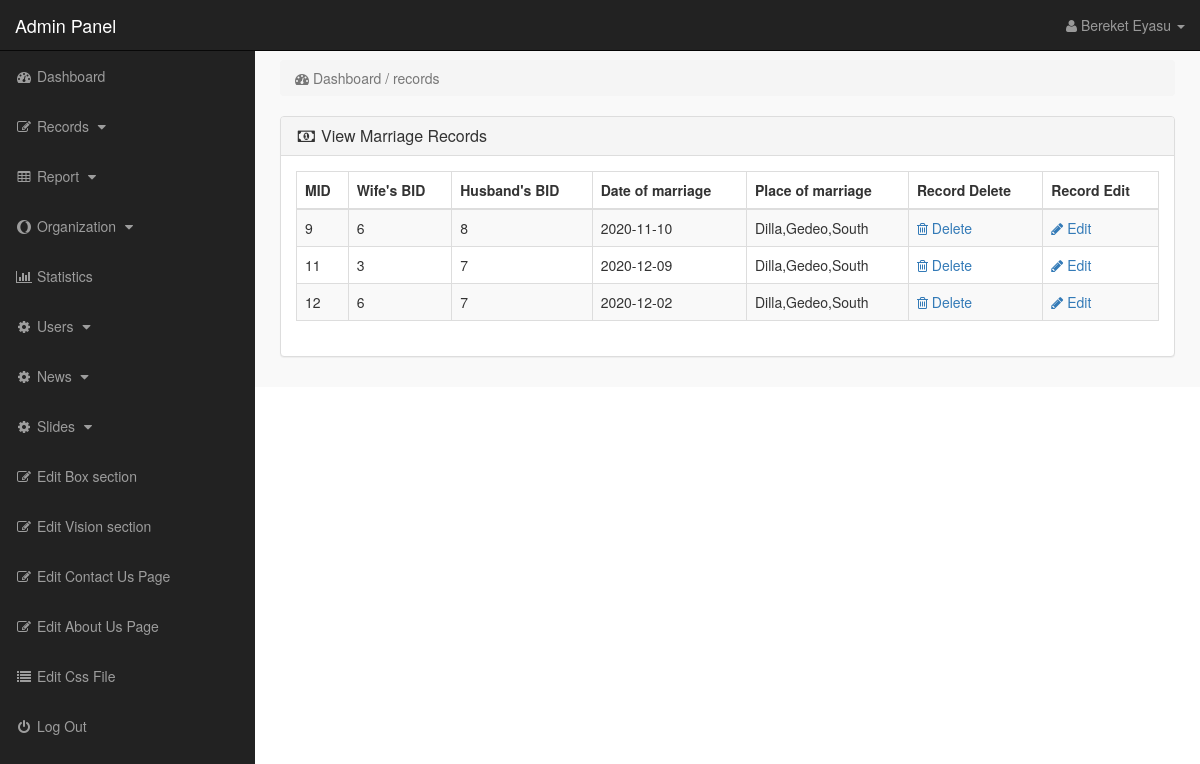
The page /admin_area/index.php?view_marriage_records&lang=eng (signed in) on the database its author committed.
### tables this page shows
CREATE TABLE `marriage_records` (
  `mid` int(10) NOT NULL,
  `w_bid` int(10) NOT NULL,
  `h_bid` int(10) NOT NULL,
  `dom` date NOT NULL,
  `mr_region` varchar(255) NOT NULL,
  `mr_zone` varchar(255) NOT NULL,
  `mr_city` varchar(255) NOT NULL,
  `mr_subcity` varchar(255) NOT NULL,
  `mr_woreda` varchar(255) NOT NULL,
  `mr_kebele` varchar(255) NOT NULL,
  `d_o_mr` date NOT NULL,
  `doc` date NOT NULL,
  `registrar_full_name` varchar(255) NOT NULL,
  `registrar_id` int(10) NOT NULL,
  `h_image` text NOT NULL,
  `w_image` text NOT NULL,
  `divorced` varchar(3) NOT NULL
);

### admin_area/view_marriage_records.php (the view, shortened to what this page needs)
<?php
if(!isset($_SESSION['admin_email'])){
echo "<script>window.open('login.php','_self')</script>";
}
else {
?>
<div class="row">
<div class="col-lg-12" >
<ol class="breadcrumb" >
<li class="active" >
<i class="fa fa-dashboard"></i> Dashboard /  records
</li>
</ol>
</div>
</div>
<div class="row" >
<div class="col-lg-12" >
<div class="panel panel-default" >
<div class="panel-heading" >
<h3 class="panel-title" >
<i class="fa fa-money fa-fw" ></i> View Marriage Records
</h3>
</div>
<div class="panel-body" >
<div class="table-responsive" >
<table class="table table-bordered table-hover table-striped" >
<thead>
<tr>
<th>MID</th>
<th>Wife's BID</th>
<th>Husband's BID</th>
<th>Date of marriage</th>
<th>Place of marriage</th>
<th>Record Delete</th>
<th>Record Edit</th>
</tr>
</thead>
<tbody>
<?php
$get_record = "select * from marriage_records ";
$run_record = mysqli_query($con,$get_record);
while($row_record=mysqli_fetch_array($run_record)){
    $mid = $row_record['mid'];
    $h_bid=$row_record['h_bid'];
    $w_bid=$row_record['w_bid'];
    $pom=$row_record['mr_woreda'].','. $row_record['mr_zone'] .','. $row_record['mr_region'] ;
    $dom=$row_record['dom'];
?>
<tr>
<td><?php echo $mid; ?></td>
<td> <?php echo $w_bid; ?></td>
<td><?php echo $h_bid; ?></td>
<td>
<?php
echo $dom;
?>
</td>
<td> <?php echo $pom; ?> </td>
<td>
<a href="index.php?delete_marriage_record=<?php echo $mid; ?>">
<i class="fa fa-trash-o"> </i> Delete
</a>
</td>
<td>
<a href="index.php?edit_marriage_record=<?php echo $mid; ?>">
<i class="fa fa-pencil"> </i> Edit
</a>
</td>
</tr>
<?php } ?>
</tbody>
</table>
</div>
</div>
</div>
</div>
</div>
<?php } ?>

### admin_area/includes/sidebar.php (shortened to what this page needs)
<?php
if(!isset($_SESSION['admin_email'])){
echo "<script>window.open('login.php','_self')</script>";
}
else {
?>
<nav class="navbar navbar-inverse navbar-fixed-top" >
<div class="navbar-header" >
<a class="navbar-brand" href="index.php?dashboard" >Admin Panel</a>
</div>
<ul class="nav navbar-right top-nav" >
<li class="dropdown" >
<a href="#" class="dropdown-toggle" data-toggle="dropdown" >
<i class="fa fa-user" ></i>
<?php echo $admin_name; ?> <b class="caret" ></b>
</a>
</li>
</ul>
<div class="collapse navbar-collapse navbar-ex1-collapse">
<ul class="nav navbar-nav side-nav">
<li>
<a href="index.php?dashboard">
<i class="fa fa-fw fa-dashboard"></i> Dashboard
</a>
</li>
<li>
                    <a href="#" data-toggle="collapse" data-target="#records">
                        <i class="fa fa-fw fa-edit"></i> Records
                        <i class="fa fa-fw fa-caret-down"></i>
                    </a>
                </li>
                <li class="<?php if(isset($_GET['user_report'])||isset($_GET['reg_report'])){ echo "active"; } ?>">
                    <a href="#" data-toggle="collapse" data-target="#reports">
                        <i class="fa fa-fw fa-table"></i> Report
                        <i class="fa fa-fw fa-caret-down"></i>
                    </a>
                </li>
                <li class="<?php if(isset($_GET['user_report'])||isset($_GET['reg_report'])){ echo "active"; } ?>">
                    <a href="#" data-toggle="collapse" data-target="#org">
                        <i class="fa fa-fw fa-opera"></i> Organization
                        <i class="fa fa-fw fa-caret-down"></i>
                    </a>
                </li>
                <li>
                <li class="<?php if(isset($_GET['stat'])){ echo "active"; } ?>">
                    <a href="index.php?stat"><i class="fa fa-fw fa-bar-chart"></i> Statistics </a>
                </li>
                <li>
                    <a href="#" data-toggle="collapse" data-target="#users">
                        <i class="fa fa-fw fa-gear"></i> Users
                        <i class="fa fa-fw fa-caret-down"></i>
                    </a>
                </li>
                <li>
<a href="#" data-toggle="collapse" data-target="#news">
<i class="fa fa-fw fa-gear"></i> News
<i class="fa fa-fw fa-caret-down"></i>
</a>
</li>
                <li>
<a href="#" data-toggle="collapse" data-target="#slides">
<i class="fa fa-fw fa-gear"></i> Slides
<i class="fa fa-fw fa-caret-down"></i>
</a>
</li>
<li>
<a href="index.php?edit_box">
<i class="fa fa-fw fa-edit"></i> Edit Box  section
</a>
</li>
<li>
<a href="index.php?edit_vision_section">
<i class="fa fa-fw fa-edit"></i> Edit Vision  section
</a>
</li>
<li>
<a href="index.php?edit_contact_us">
<i class="fa fa-fw fa-edit"></i> Edit Contact Us Page
</a>
</li>
<li>
<a href="index.php?edit_about_us">
<i class="fa fa-fw fa-edit"></i> Edit About Us Page
</a>
</li>
<li>
<a href="index.php?edit_css">
<i class="fa fa-fw fa-list"></i> Edit Css File
</a>
</li>
<li>
<a href="logout.php">
<i class="fa fa-fw fa-power-off"></i> Log Out
</a>
</li>
</ul>
</div>
</nav>
<?php } ?>

### admin_area/css/style.css (style rules this page uses)
body { margin-top:100px; }
@media (min-width: 768px) { body { margin-top:50px; } }
.top-nav { padding:0 15px; }
.top-nav>li { display:inline-block; float:left; }
.top-nav>li>a { padding-top:15px; padding-bottom:15px; line-height:20px; color:#999; }
@media (min-width: 768px) { .side-nav { position:fixed; top:51px; width:255px; border-radius:0; overflow-y:auto; background-color: #222; bottom:0; overflow-x:hidden; padding-bottom:40px; } }
@media (min-width: 768px) { .side-nav>li>a { width:255px; } }
.panel-body { border-radius:5px; }

### rows shown on the page
marriage_records: mid "9", w_bid "6", h_bid "8", dom "2020-11-10", pom "Dilla,Gedeo,South"
marriage_records: mid "11", w_bid "3", h_bid "7", dom "2020-12-09", pom "Dilla,Gedeo,South"
marriage_records: mid "12", w_bid "6", h_bid "7", dom "2020-12-02", pom "Dilla,Gedeo,South"

### other values the page prints
$admin_name "Bereket Eyasu"
